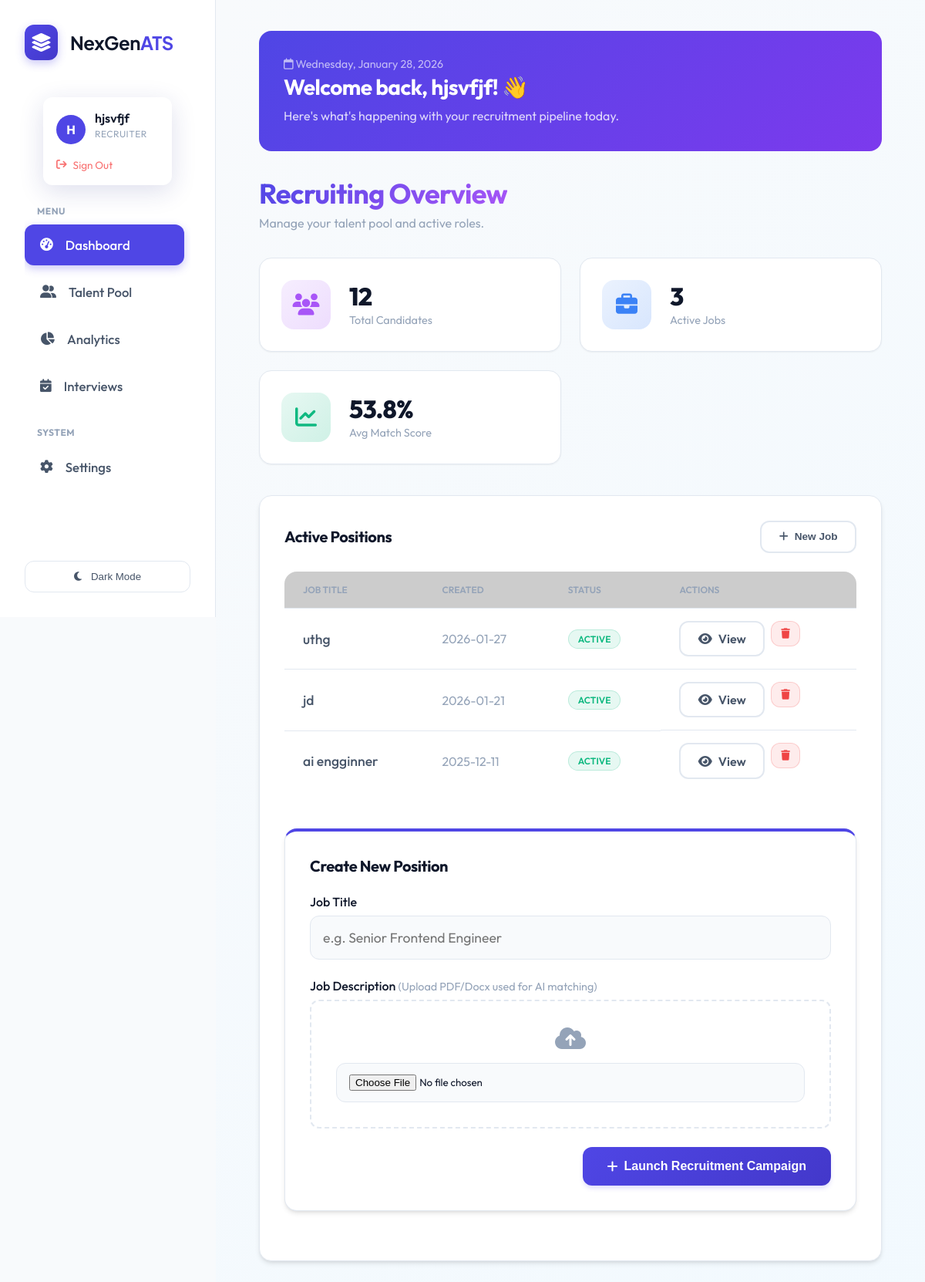
The page / (signed in) on the database as committed earlier.
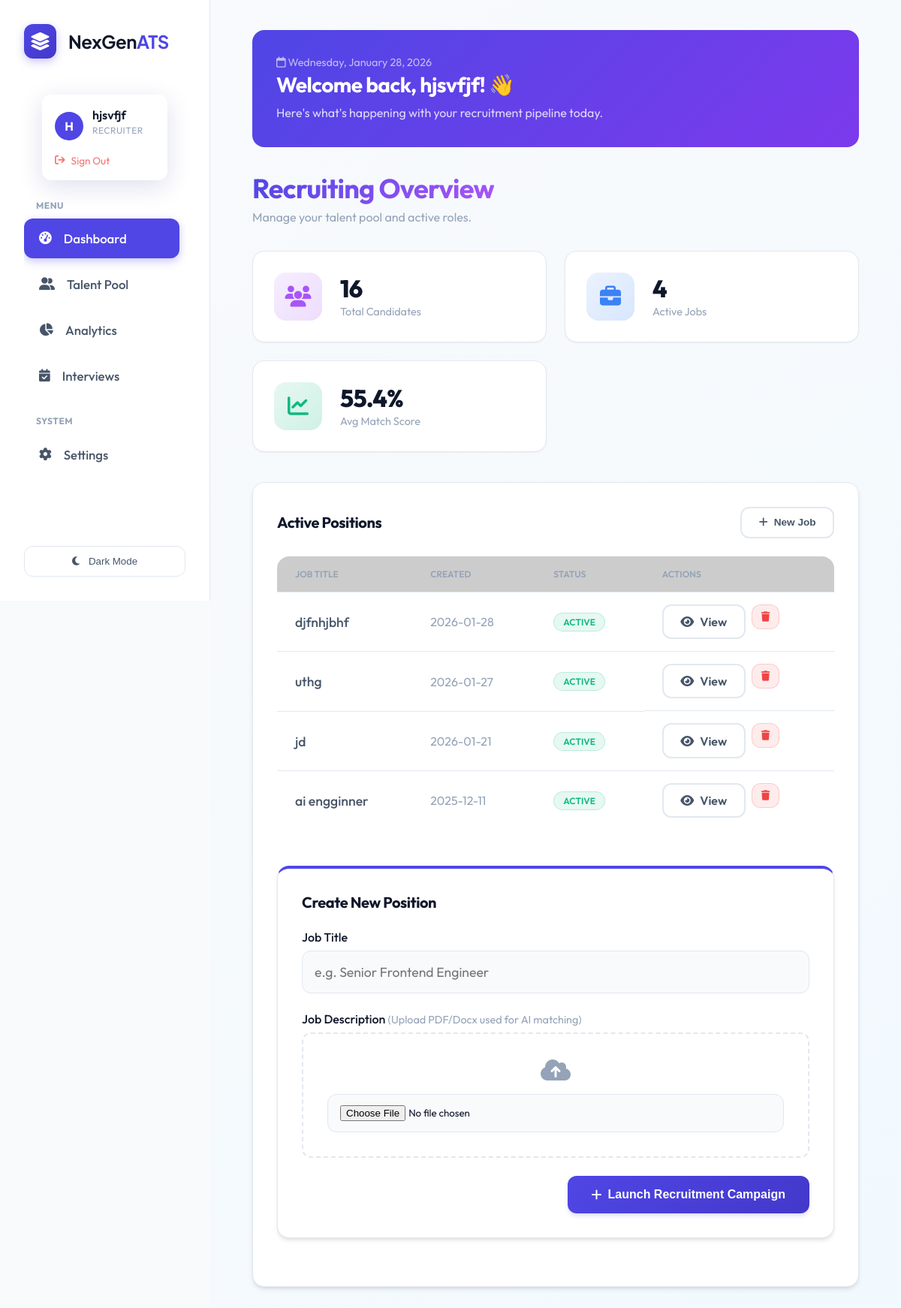
The same page on the database as committed later.
### tables this page shows
CREATE TABLE jobs (
                    id INTEGER PRIMARY KEY AUTOINCREMENT,
                    title TEXT NOT NULL,
                    description TEXT,
                    created_at TIMESTAMP DEFAULT CURRENT_TIMESTAMP,
                    status TEXT DEFAULT 'Open'
                );

### routes/core.py (the view, shortened to what this page needs)
@bp.route('/')
@login_required # Require login for the main dashboard for now
def dashboard():
    conn = database.get_db_connection()
    jobs = conn.execute('SELECT * FROM jobs ORDER BY created_at DESC').fetchall()
    total_cand_row = conn.execute('SELECT COUNT(*) FROM candidates').fetchone()
    total_candidates = total_cand_row[0] if total_cand_row else 0
    avg_score_row = conn.execute('SELECT AVG(total_score) FROM candidates').fetchone()
    avg_score = round(avg_score_row[0], 1) if avg_score_row and avg_score_row[0] else 0
    conn.close()
    from datetime import datetime
    current_date = datetime.now().strftime('%A, %B %d, %Y')
    return render_template('dashboard.html', jobs=jobs, total_candidates=total_candidates, avg_score=avg_score, current_date=current_date)

### app.py (called while the page is built)
@login_manager.user_loader
def load_user(user_id):
    return User.get(user_id)

### database.py (called while the page is built)
def get_db_connection():
    db_url = os.getenv('DATABASE_URL')
    if db_url:
        import psycopg2
        from psycopg2.extras import RealDictCursor
        conn = psycopg2.connect(db_url, cursor_factory=RealDictCursor)
        return conn
    else:
        conn = sqlite3.connect(DB_NAME)
        conn.row_factory = sqlite3.Row
        return conn

    @staticmethod
    def get(user_id):
        conn = get_db_connection()
        user = conn.execute('SELECT * FROM users WHERE id = ?', (user_id,)).fetchone()
        conn.close()
        if not user: return None
        return User(user['id'], user['name'], user['email'], user['role'], user['password_hash'],
                   user['resume_path'], user['skills'], user['experience'], user['education'], user['profile_summary'])

### templates/dashboard.html (shortened to what the changed rows need)
{% extends "layout.html" %}
{% block content %}
<div class="welcome-banner">
    <div style="position: relative; z-index: 1;">
        <h2 style="font-size: 1.75rem; margin-bottom: 0.5rem;">Welcome back, {{ current_user.name }}! 👋</h2>
    </div>
</div>
<div class="dashboard-header" style="margin-bottom: 2rem;">
    <h1 class="text-gradient mb-0">Recruiting Overview</h1>
</div>
<div class="stats-grid">
    <div class="stat-card">
        <div class="stat-info">
            <h3>{{ total_candidates }}</h3>
            <p class="stat-label">Total Candidates</p>
        </div>
    </div>
    <div class="stat-card">
        <div class="stat-info">
            <h3>{{ jobs|length }}</h3>
            <p class="stat-label">Active Jobs</p>
        </div>
    </div>
    <div class="stat-card">
        <div class="stat-info">
            <h3>{{ avg_score }}%</h3>
            <p class="stat-label">Avg Match Score</p>
        </div>
    </div>
</div>
<div class="glass-card">
    <div class="table-container" style="box-shadow: none; border: none; background: transparent;">
        <table>
            <thead>
                <tr>
                    <th>Job Title</th>
                    <th>Created</th>
                    <th>Status</th>
                    <th>Actions</th>
                </tr>
            </thead>
            <tbody>
                {% for job in jobs %}
                <tr>
                    <td style="font-weight: 500; font-size: 1.1rem;">{{ job.title }}</td>
                    <td style="color: var(--text-muted);">{{ job.created_at[:10] }}</td>
                    <td><span class="status-pill open">ACTIVE</span></td>
                    <td class="actions-cell">
                        <a href="/jobs/{{ job.id }}" class="btn-secondary btn-sm"><i class="fa-solid fa-eye"></i>
                            View</a>
                        <form action="/jobs/{{ job.id }}/delete" method="POST" style="display:inline;"
                            onsubmit="return confirm('Are you sure? This will delete the job and all candidates.');">
                            <button type="submit" class="btn-danger"><i class="fa-solid fa-trash"></i></button>
                        </form>
                    </td>
                </tr>
                {% endfor %}
            </tbody>
        </table>
    </div>
</div>
{% endblock %}

Rows that differ between the two databases and show on the page:
added jobs: title "djfnhjbhf", created_at "2026-01-28"
Other text that changed with them:
{{ total_candidates }}: "12" → "16"
{{ jobs|length }}: "3" → "4"
{{ avg_score }}: "53.8" → "55.4"
